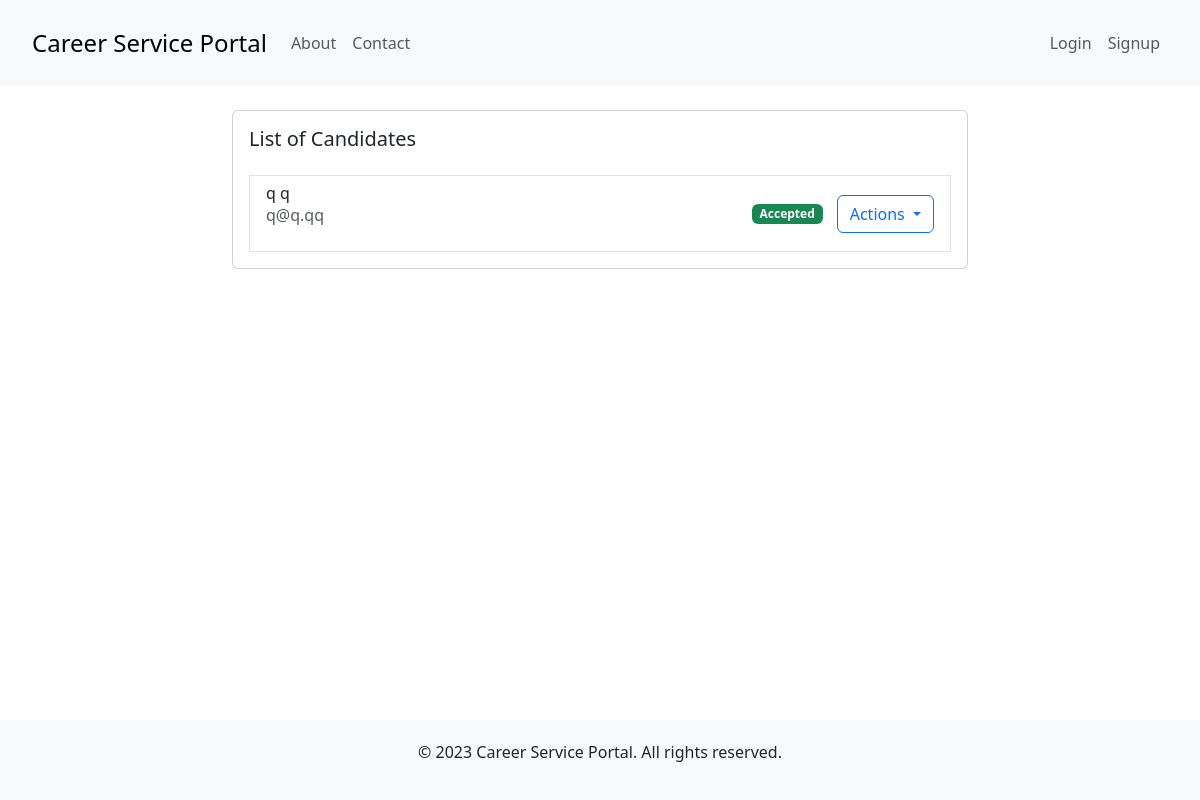
The page /employer/browseCandidates/2/ on the database its author committed.
### candidate/models.py (models this page shows)
class Application(models.Model):
    candidate = models.ForeignKey(
        Candidate, on_delete=models.SET_NULL, null=True, blank=True)
    job = models.ForeignKey(Job, on_delete=models.CASCADE)
    status = models.CharField(max_length=255)

class Candidate(models.Model):
    firstName = models.CharField(max_length=255)
    lastName = models.CharField(max_length=255)
    phone = models.CharField(max_length=255)
    resume = models.ForeignKey(
        Resume, on_delete=models.SET_NULL, null=True, blank=True)
    user = models.ForeignKey(User, on_delete=models.CASCADE)

### user/models.py (models this page shows, shortened)
class User(models.Model):
    email = models.EmailField(max_length=254)
    password = models.CharField(max_length=255)
    role = models.CharField(max_length=255)

### employer/views.py (the view)
# urls.py: path('browseCandidates/<int:job_id>/', views.browse_candidates, name='browse_candidates'),
def browse_candidates(request, job_id):
    employer = check_login(request)
    try:
        job = Job.objects.get(pk=job_id)
    except Job.DoesNotExist:
        return HttpResponseRedirect('/employer/viewJobs')
    applications = Application.objects.filter(job=job)
    candidates = [application.candidate for application in applications]
    context = {
        'job': job,
        'applications': applications
    }
    return render(request, 'employer/browse_candidates.html', context)

### employer/views.py (called while the page is built, shortened)
def check_login(request):
    return None

### templates/employer/browse_candidates.html (shortened to what this page needs)
{% extends "shared/base.html" %}
{% block content %}
<div class="container">
  <div class="row justify-content-center">
    <div class="col-md-8">
      <div class="card mt-4">
        <div class="card-body">
          <h5 class="card-title mb-4">List of Candidates</h5>
          <ul class="list-group">
            <form method="post" action="{% url 'employer:view_employee_profile' %}">
              {% for application in applications %}
                <li class="list-group-item">
                  <div class="d-flex justify-content-between align-items-center">
                    <div>
                      <h6 class="mb-0">{{ application.candidate.firstName }} {{ application.candidate.lastName }}</h6>
                      <p class="text-muted">{{ application.candidate.user.email }}</p>
                    </div>
                    <div>
                      {% if application.status == "Review" %}
                        <span class="badge bg-info text-dark">{{ application.status }}</span>
                      {% elif application.status == "Accepted" %}
                        <span class="badge bg-success">{{ application.status }}</span>
                      {% elif application.status == "Rejected" %}
                        <span class="badge bg-danger">{{ application.status }}</span>
                      {% endif %}
                      <div class="dropdown d-inline-block">
                        <button class="btn btn-outline-primary dropdown-toggle" type="button" id="dropdownMenuButton{{ candidate.id }}" data-bs-toggle="dropdown" aria-haspopup="true" aria-expanded="false">
                          Actions
                        </button>
                      </div>
                    </div>
                  </div>
                </li>
              {% endfor %}
            </form>
          </ul>
        </div>
      </div>
    </div>
  </div>
</div>
{% endblock %}

### templates/shared/base.html (style rules this page uses)
html, body { height: 100%; }
body { display: flex; flex-direction: column; }
.container { flex: 1; }

### rows shown on the page
Application: candidate.firstName "q", candidate.lastName "q", candidate.user.email "q@q.qq", status "Accepted"
